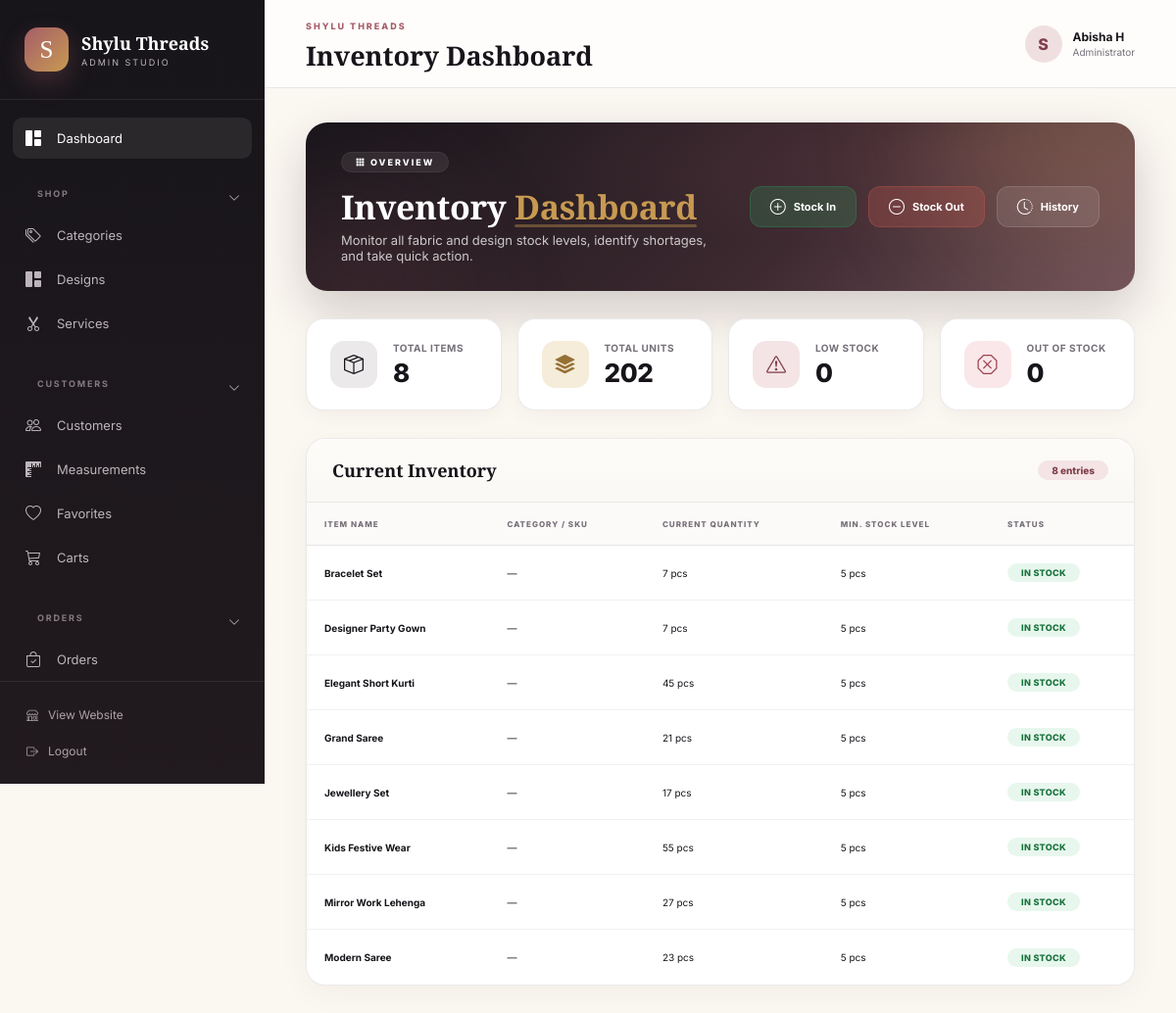
The page /custom-admin/inventory/ (signed in) on the database its author committed.
### app/models.py (models this page shows, shortened)
class StockItem(models.Model):
    design = models.OneToOneField(
        Design,
        on_delete=models.CASCADE,
        related_name="inventory",
        null=True,
        blank=True
    )
    minimum_stock = models.PositiveIntegerField(default=5)
    created_at = models.DateTimeField(auto_now_add=True)
    updated_at = models.DateTimeField(auto_now=True)
    class Meta:
        ordering = ["id"]
        verbose_name = "Stock Item"
        verbose_name_plural = "Stock Items"
    @property
    def item_name(self):
        return self.design.name if self.design else f"Item #{self.id}"
    @property
    def quantity(self):
        return self.design.stock_quantity if self.design else 0
    @property
    def unit(self):
        return "pcs"
    @property
    def is_out_of_stock(self):
        return self.quantity <= 0
    @property
    def is_low_stock(self):
        return 0 < self.quantity <= self.minimum_stock

class Design(models.Model):
    BADGE_CHOICES = [
        ("", "No Badge"),
        ("new", "New Arrival"),
        ("premium", "Premium"),
        ("bestseller", "Bestseller"),
        ("trending", "Trending"),
        ("popular", "Popular"),
        ("signature", "Signature"),
        ("luxury", "Luxury"),
        ("special", "Special"),
        ("bridal", "Bridal"),
        ("couture", "Couture"),
    ]
    design_id = models.CharField(max_length=20, unique=True, db_index=True)
    name = models.CharField(max_length=200)
    category = models.ForeignKey(
        Category,
        on_delete=models.SET_NULL,
        null=True,
        blank=True,
        related_name="designs"
    )
    description = models.TextField(blank=True)
    price = models.DecimalField(
        max_digits=10,
        decimal_places=2,
        validators=[MinValueValidator(Decimal("0.00"))]
    )
    image = models.ImageField(upload_to="designs/", blank=True, null=True)
    fabric = models.CharField(max_length=100, blank=True)
    color = models.CharField(max_length=100, blank=True)
    size = models.CharField(max_length=100, blank=True)
    badge = models.CharField(
        max_length=30,
        choices=BADGE_CHOICES,
        blank=True,
        default=""
    )
    rating = models.DecimalField(
        max_digits=3,
        decimal_places=1,
        default=Decimal("0.0"),
        validators=[
            MinValueValidator(Decimal("0.0")),
            MaxValueValidator(Decimal("5.0")),
        ]
    )
    review_count = models.PositiveIntegerField(default=0)
    available = models.BooleanField(default=True)
    is_active = models.BooleanField(default=True)
    featured = models.BooleanField(default=False)
    stock_quantity = models.PositiveIntegerField(default=0)
    created_at = models.DateTimeField(auto_now_add=True)
    updated_at = models.DateTimeField(auto_now=True)
    class Meta:
        ordering = ["-created_at"]
        verbose_name = "Design"
        verbose_name_plural = "Designs"

### app/admin_views.py (the view)
# urls.py: path("inventory/", admin_views.custom_admin_inventory, name="custom_admin_inventory"),
@staff_required
def custom_admin_inventory(request):
    ensure_stock_items()
    items = StockItem.objects.select_related("design", "design__category").all().order_by("design__name")
    total_items = items.count()
    total_quantity = Design.objects.aggregate(total=Sum("stock_quantity"))["total"] or 0
    low_stock_count = sum(1 for item in items if item.is_low_stock)
    out_of_stock_count = sum(1 for item in items if item.is_out_of_stock)
    return render(request, "custom_admin/inventory.html", {
        "items": items,
        "total_items": total_items,
        "total_quantity": total_quantity,
        "low_stock_count": low_stock_count,
        "out_of_stock_count": out_of_stock_count,
        "admin_groups": ADMIN_GROUPS,
    })

### app/admin_views.py (called while the page is built)
def is_staff(user):
    return user.is_authenticated and (user.is_staff or user.is_superuser)

def ensure_stock_items():
    for design in Design.objects.all():
        StockItem.objects.get_or_create(design=design)

### app/templates/custom_admin/inventory.html (shortened to what this page needs)
{% extends "custom_admin/base.html" %}
{% block page_title %}Inventory Dashboard{% endblock %}
{% block content %}
<div class="inventory-dashboard">
    <div class="dash-hero">
        <div class="orb orb-1"></div>
        <div class="orb orb-2"></div>
        <div class="dash-hero-copy">
            <span class="eyebrow"><i class="bi bi-grid-3x3-gap-fill me-1"></i> Overview</span>
            <h2>Inventory <em>Dashboard</em></h2>
            <p>Monitor all fabric and design stock levels, identify shortages, and take quick action.</p>
        </div>
        <div class="dash-actions">
            <a href="{% url 'custom_admin_stock_in' %}" class="dash-action-btn" style="background:rgba(45,155,92,.25);border-color:rgba(45,155,92,.3);">
                <i class="bi bi-plus-circle"></i> Stock In
            </a>
            <a href="{% url 'custom_admin_stock_out' %}" class="dash-action-btn" style="background:rgba(211,92,82,.25);border-color:rgba(211,92,82,.3);">
                <i class="bi bi-dash-circle"></i> Stock Out
            </a>
            <a href="{% url 'custom_admin_stock_history' %}" class="dash-action-btn">
                <i class="bi bi-clock-history"></i> History
            </a>
        </div>
    </div>
    <div class="stats-grid">
        <div class="stat-card">
            <div class="stat-icon dark"><i class="bi bi-box-seam"></i></div>
            <div class="stat-content">
                <span>Total Items</span>
                <strong>{{ total_items }}</strong>
            </div>
        </div>
        <div class="stat-card">
            <div class="stat-icon gold"><i class="bi bi-stack"></i></div>
            <div class="stat-content">
                <span>Total Units</span>
                <strong>{{ total_quantity }}</strong>
            </div>
        </div>
        <div class="stat-card">
            <div class="stat-icon rose"><i class="bi bi-exclamation-triangle"></i></div>
            <div class="stat-content">
                <span>Low Stock</span>
                <strong>{{ low_stock_count }}</strong>
            </div>
        </div>
        <div class="stat-card">
            <div class="stat-icon red"><i class="bi bi-x-octagon"></i></div>
            <div class="stat-content">
                <span>Out of Stock</span>
                <strong>{{ out_of_stock_count }}</strong>
            </div>
        </div>
    </div>
    <div class="data-card">
        <div class="card-header">
            <h3>Current Inventory</h3>
            <span class="badge-count">{{ items|length }} entries</span>
        </div>
        <div class="table-responsive">
            <table class="admin-table">
                <thead>
                    <tr>
                        <th>Item Name</th>
                        <th>Category / SKU</th>
                        <th>Current Quantity</th>
                        <th>Min. Stock Level</th>
                        <th>Status</th>
                    </tr>
                </thead>
                <tbody>
                    {% for item in items %}
                        <tr>
                            <td><strong>{{ item.item_name }}</strong></td>
                            <td>{{ item.sku|default:"—" }}</td>
                            <td>{{ item.quantity }} {{ item.unit }}</td>
                            <td>{{ item.minimum_stock }} {{ item.unit }}</td>
                            <td>
                                {% if item.quantity == 0 %}
                                    <span class="badge bg-danger">Out of Stock</span>
                                {% elif item.quantity <= item.minimum_stock %}
                                    <span class="badge bg-warning">Low Stock</span>
                                {% else %}
                                    <span class="badge bg-success">In Stock</span>
                                {% endif %}
                            </td>
                        </tr>
                    {% endfor %}
                </tbody>
            </table>
        </div>
    </div>
</div>
{% endblock %}

### app/templates/custom_admin/base.html (shortened to what this page needs)
{% load static %}
<!DOCTYPE html>
<html lang="en">
<head>
    <link rel="stylesheet" href="https://cdn.jsdelivr.net/npm/bootstrap-icons@1.11.3/font/bootstrap-icons.min.css">
    <link rel="stylesheet" href="{% static 'app/css/custom_admin/style.css' %}">
</head>
<body>
<div class="admin-layout">
    <aside class="admin-sidebar">
        <div class="sidebar-brand">
            <div class="brand-mark">S</div>
            <div>
                <h2>Shylu Threads</h2>
                <span>ADMIN STUDIO</span>
            </div>
        </div>
        <div class="sidebar-scroll">
            <a href="{% url 'custom_admin_dashboard' %}" class="dashboard-link {% if request.resolver_match.url_name == 'custom_admin_dashboard' %}active{% endif %}">
                <i class="bi bi-grid-1x2-fill"></i>
                <span>Dashboard</span>
            </a>
            {% for group in admin_groups %}
                <div class="nav-group" id="group-{{ forloop.counter }}">
                    <div class="nav-group-header" onclick="toggleGroup('group-{{ forloop.counter }}')">
                        <div class="nav-group-title mb-0">
                            {{ group.title }}
                        </div>
                        <i class="bi bi-chevron-down group-chevron"></i>
                    </div>
                    <div class="nav-group-items">
                        {% for item in group.items %}
                            {% with item_slug=item.0 item_title=item.1 item_icon=item.2 %}
                                <a href="{% if item_slug == 'inventory' %}{% url 'custom_admin_inventory' %}{% elif item_slug == 'stock-movements' %}{% url 'custom_admin_stock_history' %}{% else %}{% url 'custom_admin_model_list' item_slug %}{% endif %}"
                                   class="admin-nav-link ">
                                    <i class="bi {{ item_icon }}"></i>
                                    <span>{{ item_title }}</span>
                                </a>
                            {% endwith %}
                        {% endfor %}
                    </div>
                </div>
            {% endfor %}
        </div>
        <div class="sidebar-bottom">
            <a href="{% url 'home' %}" class="sidebar-bottom-link">
                <i class="bi bi-shop"></i>
                View Website
            </a>
            <a href="{% url 'custom_admin_logout' %}" class="sidebar-bottom-link logout-link">
                <i class="bi bi-box-arrow-right"></i>
                Logout
            </a>
        </div>
    </aside>
    <main class="admin-main">
        <header class="admin-topbar">
            <div class="d-flex align-items-center gap-3">
                <div>
                    <span class="topbar-label">SHYLU THREADS</span>
                    <h1>
                        {% block page_title %}Admin Studio{% endblock %}
                    </h1>
                </div>
            </div>
            <div class="admin-user">
                <div class="admin-user-icon">
                    {{ request.user.username|first|upper }}
                </div>
                <div>
                    <strong>
                        {{ request.user.get_full_name|default:request.user.username }}
                    </strong>
                    <span>Administrator</span>
                </div>
            </div>
        </header>
        <section class="admin-page">
            {% block content %}
            {% endblock %}
        </section>
    </main>
</div>
</body>
</html>

### app/templates/custom_admin/base.html (style rules this page uses)
.nav-group-header { display: flex; align-items: center; justify-content: space-between; cursor: pointer; padding: 0.5rem 0.75rem; user-select: none; border-radius: 8px; transition: background 0.2s ease; }
.nav-group-header .group-chevron { font-size: 0.75rem; transition: transform 0.3s cubic-bezier(0.4, 0, 0.2, 1); opacity: 0.7; }
.nav-group-items { max-height: 500px; overflow: hidden; transition: max-height 0.35s cubic-bezier(0.4, 0, 0.2, 1), opacity 0.25s ease; opacity: 1; }

### rows shown on the page
StockItem: item_name "Bracelet Set", sku "—", quantity "7", unit "pcs", minimum_stock "5", shows "IN STOCK"
StockItem: item_name "Designer Party Gown", sku "—", quantity "7", unit "pcs", minimum_stock "5", shows "IN STOCK"
StockItem: item_name "Elegant Short Kurti", sku "—", quantity "45", unit "pcs", minimum_stock "5", shows "IN STOCK"
StockItem: item_name "Grand Saree", sku "—", quantity "21", unit "pcs", minimum_stock "5", shows "IN STOCK"
StockItem: item_name "Jewellery Set", sku "—", quantity "17", unit "pcs", minimum_stock "5", shows "IN STOCK"
StockItem: item_name "Kids Festive Wear", sku "—", quantity "55", unit "pcs", minimum_stock "5", shows "IN STOCK"
StockItem: item_name "Mirror Work Lehenga", sku "—", quantity "27", unit "pcs", minimum_stock "5", shows "IN STOCK"
StockItem: item_name "Modern Saree", sku "—", quantity "23", unit "pcs", minimum_stock "5", shows "IN STOCK"

### other values the page prints
{{ group.title }} "SHOP" "CUSTOMERS" "ORDERS"
{{ item_title }} "Categories" "Designs" "Services" "Customers" "Measurements" "Favorites" "Carts" "Orders"
{{ request.user.username|first|upper }} "S"
{{ request.user.get_full_name|default:request.user.username }} "Abisha H"
{{ total_items }} "8"
{{ total_quantity }} "202"
{{ low_stock_count }} "0"
{{ out_of_stock_count }} "0"
{{ items|length }} "8"
